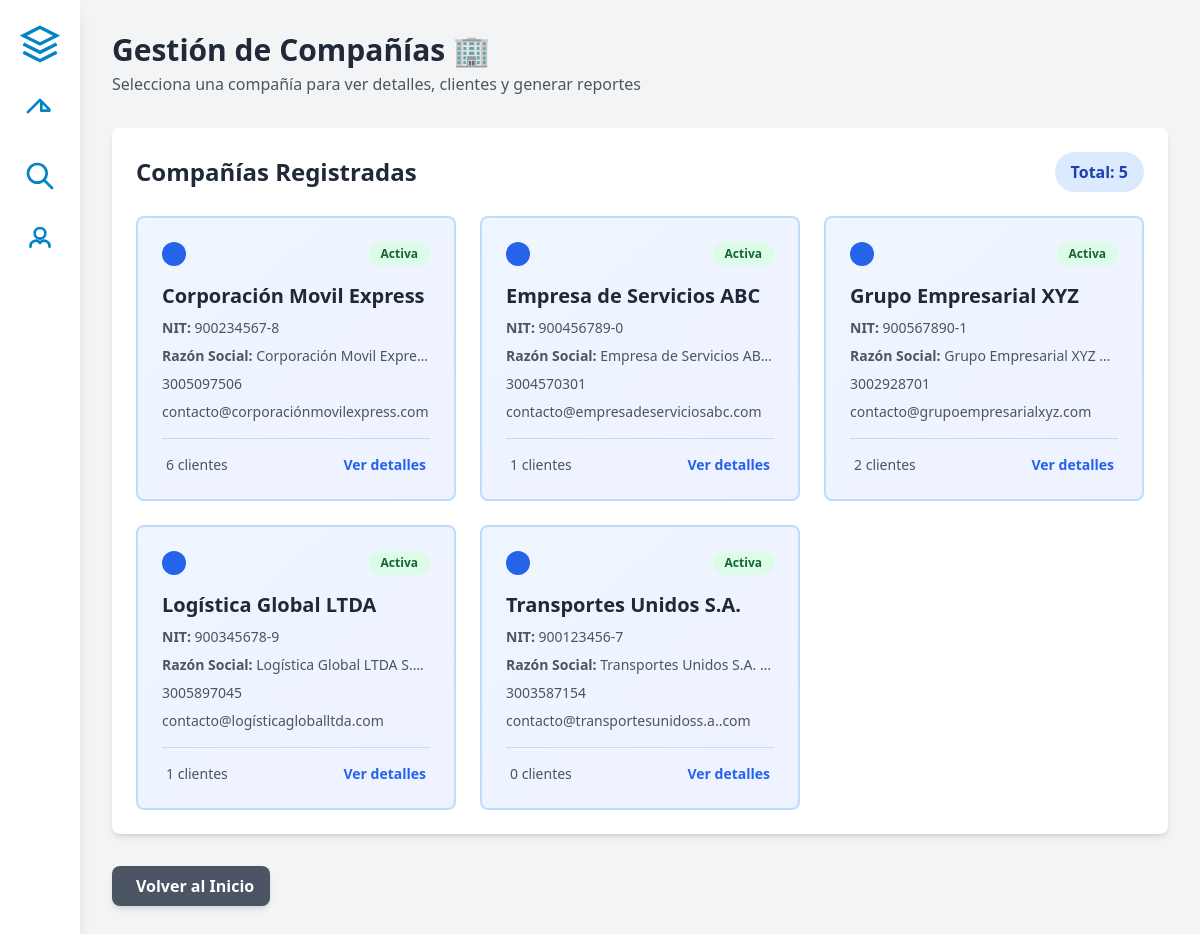
Page /companias/ (signed in) on the committed database.
### src/models/models.py (models this page shows, shortened)
class Compania(models.Model):
    nombre = models.CharField(max_length=100, unique=True, verbose_name="Nombre de la Compañía")
    razon_social = models.CharField(max_length=150, blank=True, default='', verbose_name="Razón Social")
    nit = models.CharField(max_length=20, unique=True, verbose_name="NIT")
    direccion = models.CharField(max_length=200, blank=True, default='', verbose_name="Dirección")
    telefono = models.CharField(
        max_length=10,
        blank=True,
        default='',
        validators=[RegexValidator(r'^[0-9]{10}$', 'El teléfono debe tener 10 dígitos')],
        verbose_name="Teléfono"
    )
    email_corporativo = models.EmailField(blank=True, default='', verbose_name="Email Corporativo")
    persona_contacto = models.CharField(max_length=100, blank=True, default='', verbose_name="Persona de Contacto")
    fecha_membresia = models.DateField(null=True, blank=True, verbose_name="Fecha de Membresía")
    ESTADO_CUENTA_CHOICES = [
        ('Activa', 'Activa'),
        ('Suspendida', 'Suspendida'),
        ('Morosa', 'Morosa'),
        ('Cancelada', 'Cancelada'),
    ]
    estado_cuenta = models.CharField(
        max_length=20,
        choices=ESTADO_CUENTA_CHOICES,
        default='Activa',
        verbose_name="Estado de Cuenta"
    )
    estado = models.BooleanField(default=True, verbose_name="Activa")
    fecha_creacion = models.DateTimeField(auto_now_add=True, verbose_name="Fecha de Creación")
    class Meta:
        db_table = 'compania'
        verbose_name = 'Compañía'
        verbose_name_plural = 'Compañías'
        ordering = ['nombre']
        indexes = [
            models.Index(fields=['nit']),
            models.Index(fields=['estado_cuenta']),
        ]

class Cliente(models.Model):
    user = models.OneToOneField(
        User,
        on_delete=models.CASCADE,
        related_name='cliente',
        verbose_name="Usuario"
    )
    segundo_nombre = models.CharField(
        max_length=30,
        blank=True,
        null=True,
        verbose_name="Segundo Nombre"
    )
    segundo_apellido = models.CharField(
        max_length=30,
        blank=True,
        null=True,
        verbose_name="Segundo Apellido"
    )
    TIPO_DOCUMENTO_CHOICES = [
        ('CC', 'Cédula de Ciudadanía'),
        ('CE', 'Cédula de Extranjería'),
        ('PAS', 'Pasaporte'),
    ]
    tipo_documento = models.CharField(
        max_length=3,
        choices=TIPO_DOCUMENTO_CHOICES,
        verbose_name="Tipo de Documento"
    )
    numero_documento = models.CharField(
        max_length=15,
        unique=True,
        validators=[RegexValidator(r'^[0-9]+$', 'Solo se permiten números')],
        verbose_name="Número de Documento"
    )
    telefono_validator = RegexValidator(
        regex=r'^[0-9]{10}$',
        message='El teléfono debe tener 10 dígitos'
    )
    telefono = models.CharField(
        max_length=10,
        validators=[telefono_validator],
        verbose_name="Teléfono"
    )
    compania = models.ForeignKey(
        Compania,
        on_delete=models.CASCADE,
        related_name='clientes',
        verbose_name="Compañía Asociada"
    )
    cargo = models.CharField(
        max_length=50,
        blank=True,
        null=True,
        verbose_name="Cargo/Posición"
    )
    fecha_registro = models.DateTimeField(
        auto_now_add=True,
        verbose_name="Fecha de Registro"
    )
    activo = models.BooleanField(
        default=True,
        verbose_name="Activo"
    )
    class Meta:
        db_table = 'cliente'
        verbose_name = 'Cliente'
        verbose_name_plural = 'Clientes'
        ordering = ['-fecha_registro']
        indexes = [
            models.Index(fields=['numero_documento']),
            models.Index(fields=['compania']),
        ]

### src/views/views.py (the view)
# urls.py: path('companias/', views.companies_list, name='companies_list'),
@login_required
def companies_list(request):
    companias = Compania.objects.filter(estado=True).order_by('nombre')
    return render(request, 'compañias/companies_list.html', {'companias': companias})

### src/templates/compañias/companies_list.html (shortened to what this page needs)
{% extends "base.html" %}
{% block page_title %}
Gestión de Compañías 🏢
{% endblock %}
{% block page_subtitle %}
Selecciona una compañía para ver detalles, clientes y generar reportes
{% endblock %}
{% block content %}
<section class="mb-8">
    <div class="bg-white rounded-lg shadow-md p-6">
        <div class="flex justify-between items-center mb-6">
            <h2 class="text-2xl font-bold text-gray-800">Compañías Registradas</h2>
            <span class="bg-blue-100 text-blue-800 px-4 py-2 rounded-full font-semibold">
                Total: {{ companias|length }}
            </span>
        </div>
        {% if companias %}
        <div class="grid grid-cols-1 md:grid-cols-2 lg:grid-cols-3 gap-6">
            {% for compania in companias %}
            <a href="{% url 'company_detail' compania.id %}"
               class="block bg-gradient-to-br from-blue-50 to-indigo-50 border-2 border-blue-200 hover:border-blue-400 rounded-lg p-6 transition-all duration-300 transform hover:scale-105 hover:shadow-xl">
                <div class="flex justify-between items-start mb-4">
                    <div class="bg-blue-600 rounded-full p-3">
                    </div>
                    <span class="px-3 py-1 rounded-full text-xs font-semibold
                        {% if compania.estado_cuenta == 'Activa' %}
                            bg-green-100 text-green-800
                        {% elif compania.estado_cuenta == 'Suspendida' %}
                            bg-yellow-100 text-yellow-800
                        {% elif compania.estado_cuenta == 'Morosa' %}
                            bg-red-100 text-red-800
                        {% else %}
                            bg-gray-100 text-gray-800
                        {% endif %}">
                        {{ compania.estado_cuenta }}
                    </span>
                </div>
                <h3 class="text-xl font-bold text-gray-800 mb-2 truncate" title="{{ compania.nombre }}">
                    {{ compania.nombre }}
                </h3>
                <div class="space-y-2 mb-4">
                    <p class="text-sm text-gray-600">
                        <span class="font-semibold">NIT:</span> {{ compania.nit }}
                    </p>
                    {% if compania.razon_social %}
                    <p class="text-sm text-gray-600 truncate" title="{{ compania.razon_social }}">
                        <span class="font-semibold">Razón Social:</span> {{ compania.razon_social }}
                    </p>
                    {% endif %}
                    {% if compania.telefono %}
                    <p class="text-sm text-gray-600">
                        {{ compania.telefono }}
                    </p>
                    {% endif %}
                    {% if compania.email_corporativo %}
                    <p class="text-sm text-gray-600 truncate" title="{{ compania.email_corporativo }}">
                        {{ compania.email_corporativo }}
                    </p>
                    {% endif %}
                </div>
                <div class="flex items-center justify-between pt-4 border-t border-blue-200">
                    <span class="text-sm text-gray-600">
                        {{ compania.clientes.all|length }} clientes
                    </span>
                    <span class="text-blue-600 font-semibold text-sm">
                        Ver detalles
                    </span>
                </div>
            </a>
            {% endfor %}
        </div>
        {% else %}
        <div class="text-center py-12">
            <i class="fas fa-building text-gray-300 text-6xl mb-4"></i>
            <p class="text-gray-600 text-lg">No hay compañías registradas en el sistema</p>
            <p class="text-gray-500 text-sm mt-2">Las compañías aparecerán aquí una vez sean creadas</p>
        </div>
        {% endif %}
    </div>
</section>
<section class="mb-8">
    <a href="{% url 'home' %}"
       class="inline-flex items-center bg-gray-600 hover:bg-gray-700 text-white font-semibold py-2 px-4 rounded-lg shadow-md transition">
        Volver al Inicio
    </a>
</section>
{% endblock %}

### rows in the picture
Compania: estado_cuenta "Activa", nombre "Corporación Movil Express", nit "900234567-8", razon_social "Corporación Movil Expre…", telefono "3005097506", email_corporativo "contacto@corporaciónmovilexpress.com", clientes.all|length "6"
Compania: estado_cuenta "Activa", nombre "Empresa de Servicios ABC", nit "900456789-0", razon_social "Empresa de Servicios AB…", telefono "3004570301", email_corporativo "contacto@empresadeserviciosabc.com", clientes.all|length "1"
Compania: estado_cuenta "Activa", nombre "Grupo Empresarial XYZ", nit "900567890-1", razon_social "Grupo Empresarial XYZ…", telefono "3002928701", email_corporativo "contacto@grupoempresarialxyz.com", clientes.all|length "2"
Compania: estado_cuenta "Activa", nombre "Logística Global LTDA", nit "900345678-9", razon_social "Logística Global LTDA S.…", telefono "3005897045", email_corporativo "contacto@logísticagloballtda.com", clientes.all|length "1"
Compania: estado_cuenta "Activa", nombre "Transportes Unidos S.A.", nit "900123456-7", razon_social "Transportes Unidos S.A.…", telefono "3003587154", email_corporativo "contacto@transportesunidoss.a..com", clientes.all|length "0"

### other values in the picture
{{ companias|length }} "5"
